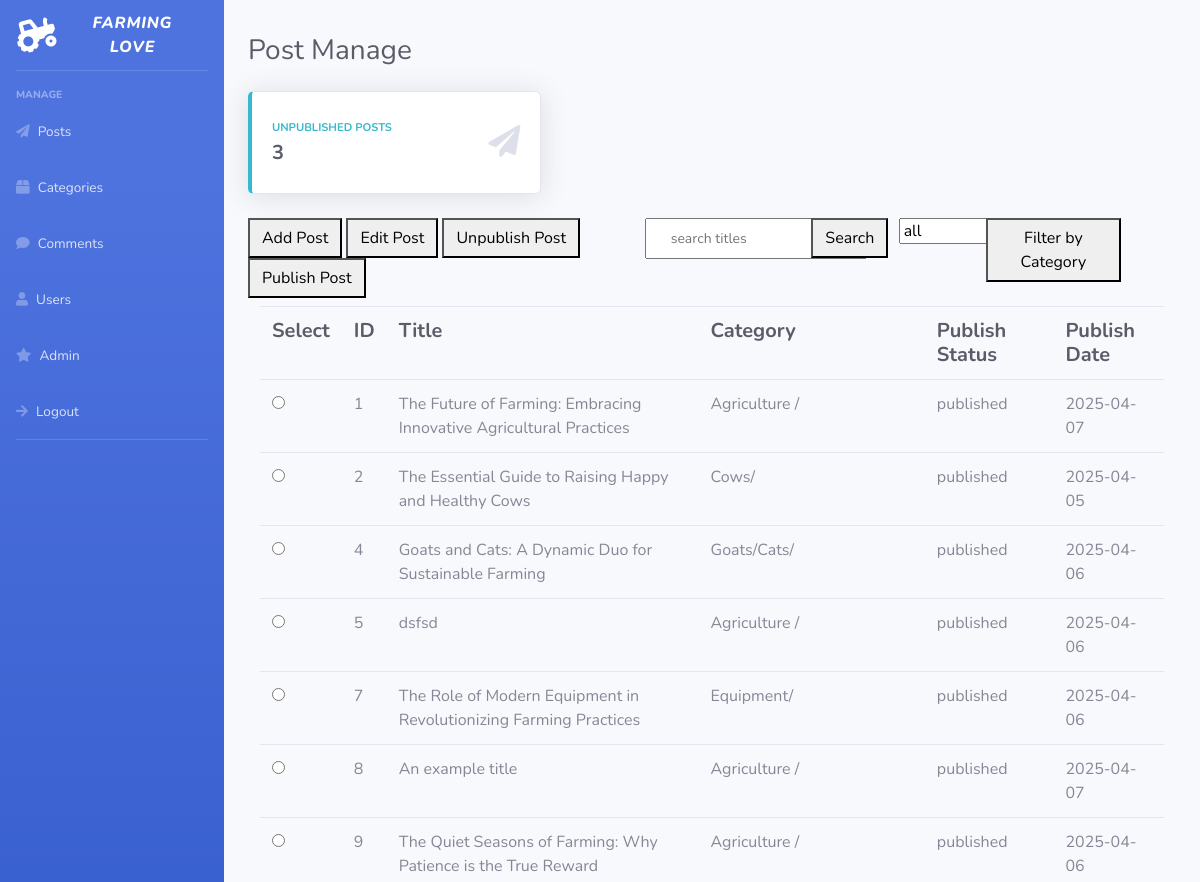
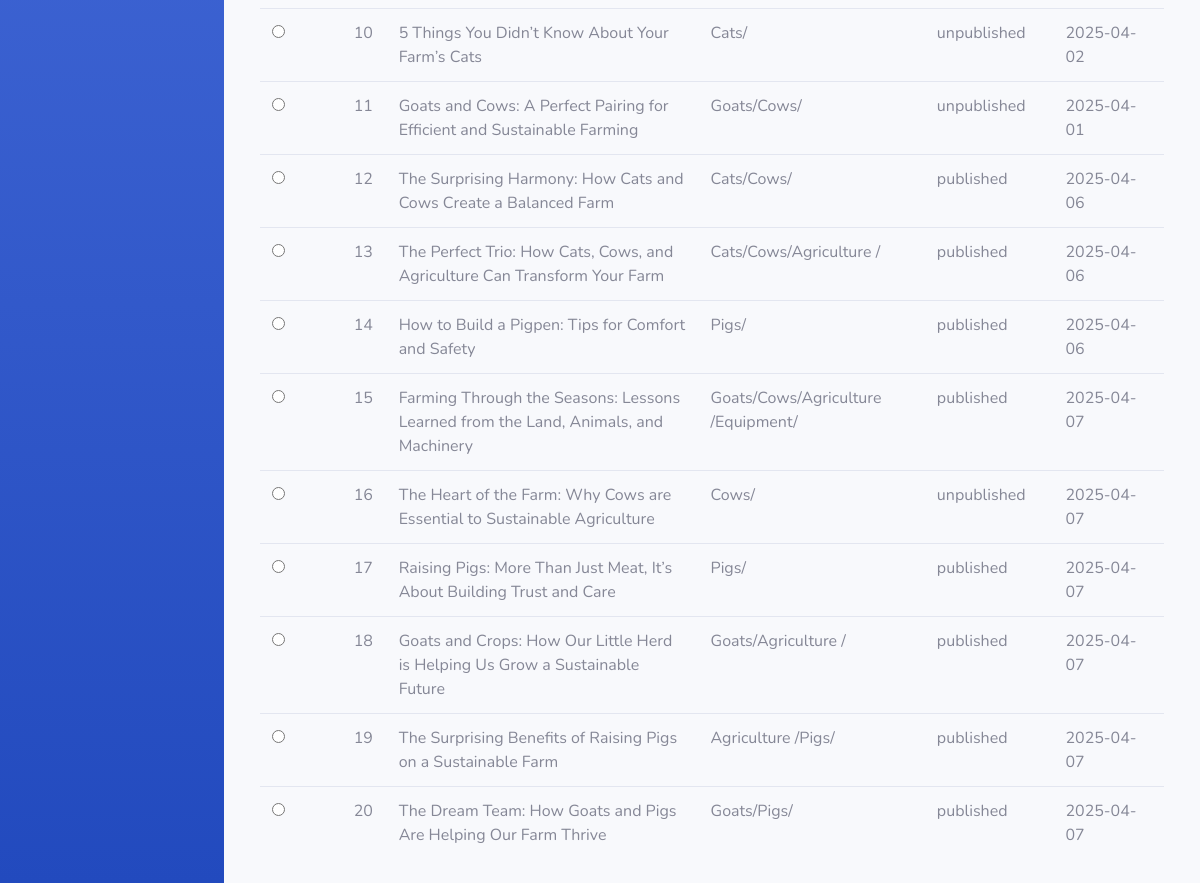
/admin/adminpostmanage.php (signed in), run on the app's committed database (2 pictures, top to bottom).
### tables this page shows
CREATE TABLE `post` (
  `post_id` int(11) NOT NULL,
  `user_id` int(11) NOT NULL,
  `titlepost` mediumtext NOT NULL,
  `content` blob NOT NULL,
  `statuspost` tinyint(1) NOT NULL,
  `date` date NOT NULL
);

### queries.php (called while the page is built, shortened)
<?php
$allpostlistq = "SELECT * FROM `post` JOIN `user` ON post.user_id=user.user_id JOIN `postcat` ON post.post_id=postcat.post_id JOIN `category` ON postcat.category_id=category.category_id";
?>

### admin/adminpostmanage.php (the view, shortened to what this page needs)
<?php
include("../connectionvar.php");
include("../queries.php");
$postlistq = $allpostlistq;
$postlistq .= " GROUP BY post.post_id ORDER BY post.post_id ASC;";
$postfil = mysqli_query($conn, $postlistq) or exit('bad query');
require("../postop.php");
?>
<!DOCTYPE html>
<html lang="en">
<head>
    <link href="vendor/fontawesome-free/css/all.min.css" rel="stylesheet" type="text/css">
    <link href="css/sb-admin-2.min.css" rel="stylesheet">
</head>
<body id="page-top">
    <div id="wrapper">
    <?php
        require("adminsidebar.php");
    ?>
        <div id="content-wrapper" class="d-flex flex-column">
            <div id="content">
                <div class="container-fluid">
                    <div class="d-sm-flex align-items-center justify-content-between mb-4">
                        <h1 class="h3 mb-0 text-gray-800"> <br>Post Manage</h1>
                    </div>
                    <div class="row">
                        <div class="col-xl-4 col-md-6 mb-4">
                            <div class="card border-left-info shadow h-100 py-2">
                                <div class="card-body">
                                    <div class="row no-gutters align-items-center">
                                        <div class="col mr-2">
                                            <div class="text-xs font-weight-bold text-info text-uppercase mb-1">Unpublished Posts
                                            </div>
                                            <div class="row no-gutters align-items-center">
                                                <div class="col-auto">
                                                    <div class="h5 mb-0 mr-3 font-weight-bold text-gray-800">
                                                    <?php
                                                    $c = 0;
                                                    while($row = mysqli_fetch_array($unpostlist)) {
                                                        $c++;
                                                    }
                                                    echo $c;
                                                    ?>
                                                    </div>
                                                </div>
                                            </div>
                                        </div>
                                        <div class="col-auto">
                                            <i class="fas fa-paper-plane fa-2x text-gray-300"></i>
                                        </div>
                                    </div>
                                </div>
                            </div>
                        </div>
                    </div>
                    <div class = "row">
                        <div class="col-xl-5 col-md-4 mb-2 mr-0">
                            <form method = 'POST' action = "<?php echo $_SERVER['PHP_SELF']; ?>">
                            <button class="btn-icon-split" type = 'submit' name = 'addpost'>
                                <span class="text">Add Post</span>
                            </button>
                            <button class="btn-icon-split" type = 'submit' name = 'editpost'>
                                <span class="text">Edit Post</span>
                            </button>
                            <button class="btn-icon-split" type = 'submit' name = 'status0'>
                                <span class="text">Unpublish Post</span>
                            </button>
                            <button class="btn-icon-split" type = 'submit' name = 'status1'>
                                <span class="text">Publish Post</span>
                            </button>
                        </div>
                        <div class="col-xl-2 col-md-3 mb-2 mr-2">
                            <input class = "dropdown-header" type = 'text' name = 'input' placeholder = 'search titles'>
                        </div>
                        <div class="col-xl-1 col-md-3 mb-2 mr-2">
                            <button class="btn-icon-split" type = 'submit' name = 'search'>
                            <span class="text">Search</span>
                            </button>
                        </div>
                        <div class="col-xl-1 col-md-3 mb-2 mr-2">
                            <select class = "dropdown" name = 'filterop'>
                                <option class = "dropdown-header" value = '0'>all</option>
                            </select>
                        </div>
                        <div class="col-xl-2 col-md-3 mb-2">
                            <button class="btn-icon-split" type = 'submit' name = 'filter'>
                                <span class="text">Filter by Category</span>
                            </button>
                        </div>
                    </div>
                    <div class="col-xl-12 col-md-12 mb-4">
                        <table class = 'table'>
                            <tr>
                                <th class="h5 mb-0 mr-3 font-weight-bold text-gray-800"> Select </th>
                                <th class="h5 mb-0 mr-3 font-weight-bold text-gray-800"> ID </th>
                                <th class="h5 mb-0 mr-3 font-weight-bold text-gray-800"> Title </th>
                                <th class="h5 mb-0 mr-3 font-weight-bold text-gray-800"> Category </th>
                                <th class="h5 mb-0 mr-3 font-weight-bold text-gray-800"> Publish Status </th>
                                <th class="h5 mb-0 mr-3 font-weight-bold text-gray-800"> Publish Date </th>
                            </tr>
                            <?php
                            while ($row = mysqli_fetch_array($postfil)) {
                                $postid = $row['post_id'];
                                $query = "SELECT * FROM `postcat` JOIN `category` ON postcat.category_id=category.category_id WHERE postcat.post_id=$postid";
                                $categories = mysqli_query($conn, $query);
                                $cat = [];
                                while($rows=mysqli_fetch_array($categories)) {
                                    $cat[]=$rows['categoryname'];
                                }
                                if ($row['statuspost']=='0') {
                                    $status = "unpublished";
                                } elseif ($row['statuspost']=='1') {
                                    $status = "published";
                                }
                                echo "<tr> <td> <input type = 'radio' name = 'editop' value = '". $row['post_id']. "'> </td> <td>". $row['post_id']. "</td> <td>". $row['titlepost']. "</td> <td>";
                                foreach ($cat as $category) {
                                    echo $category. "/";
                                }
                                echo "</td> <td>". $status. "</td> <td>". $row['date']. "</td> </tr>";
                            }
                            ?>
                        </table>
                    </div>
                </div>
            </div>
        </div>
    </div>
</body>
</html>

### data on the page
post: post_id "1", titlepost "The Future of Farming: Embracing Innovative Agricultural Practices", category "Agriculture", statuspost "published", date "2025-04-07"
post: post_id "2", titlepost "The Essential Guide to Raising Happy and Healthy Cows", category "Cows", statuspost "published", date "2025-04-05"
post: post_id "4", titlepost "Goats and Cats: A Dynamic Duo for Sustainable Farming", category "Goats", category "Cats", statuspost "published", date "2025-04-06"
post: post_id "5", titlepost "dsfsd", category "Agriculture", statuspost "published", date "2025-04-06"
post: post_id "7", titlepost "The Role of Modern Equipment in Revolutionizing Farming Practices", category "Equipment", statuspost "published", date "2025-04-06"
post: post_id "8", titlepost "An example title", category "Agriculture", statuspost "published", date "2025-04-07"
post: post_id "9", titlepost "The Quiet Seasons of Farming: Why Patience is the True Reward", category "Agriculture", statuspost "published", date "2025-04-06"
post: post_id "10", titlepost "5 Things You Didn’t Know About Your Farm’s Cats", category "Cats", statuspost "unpublished", date "2025-04-02"
post: post_id "11", titlepost "Goats and Cows: A Perfect Pairing for Efficient and Sustainable Farming", category "Goats", category "Cows", statuspost "unpublished", date "2025-04-01"
post: post_id "12", titlepost "The Surprising Harmony: How Cats and Cows Create a Balanced Farm", category "Cats", category "Cows", statuspost "published", date "2025-04-06"
post: post_id "13", titlepost "The Perfect Trio: How Cats, Cows, and Agriculture Can Transform Your Farm", category "Cats", category "Cows", category "Agriculture", statuspost "published", date "2025-04-06"
post: post_id "14", titlepost "How to Build a Pigpen: Tips for Comfort and Safety", category "Pigs", statuspost "published", date "2025-04-06"
post: post_id "15", titlepost "Farming Through the Seasons: Lessons Learned from the Land, Animals, and Machinery", category "Goats", category "Cows", category "Agriculture", category "Equipment", statuspost "published", date "2025-04-07"
post: post_id "16", titlepost "The Heart of the Farm: Why Cows are Essential to Sustainable Agriculture", category "Cows", statuspost "unpublished", date "2025-04-07"
post: post_id "17", titlepost "Raising Pigs: More Than Just Meat, It’s About Building Trust and Care", category "Pigs", statuspost "published", date "2025-04-07"
post: post_id "18", titlepost "Goats and Crops: How Our Little Herd is Helping Us Grow a Sustainable Future", category "Goats", category "Agriculture", statuspost "published", date "2025-04-07"
post: post_id "19", titlepost "The Surprising Benefits of Raising Pigs on a Sustainable Farm", category "Agriculture", category "Pigs", statuspost "published", date "2025-04-07"
post: post_id "20", titlepost "The Dream Team: How Goats and Pigs Are Helping Our Farm Thrive", category "Goats", category "Pigs", statuspost "published", date "2025-04-07"

### other printed values
$c "3"
